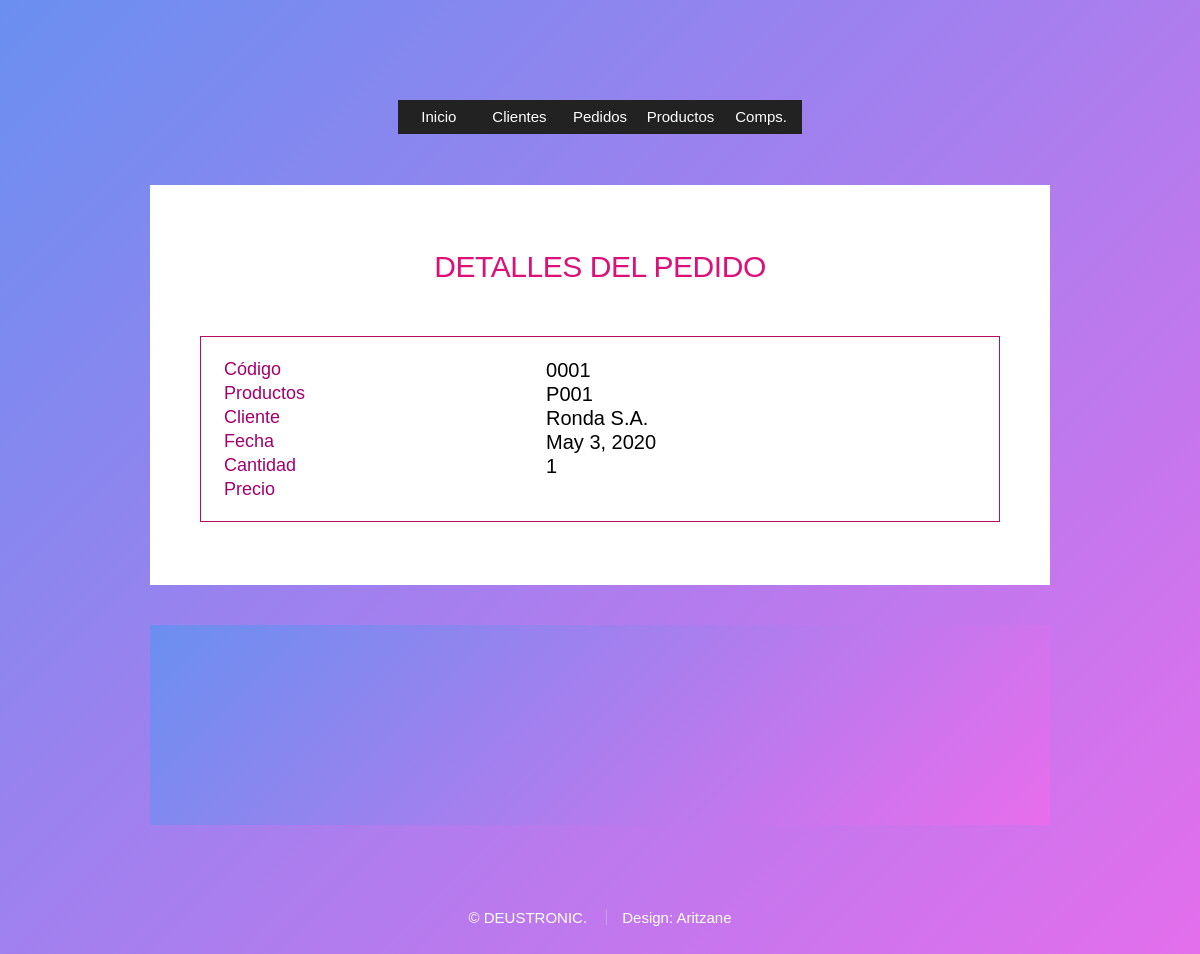
Before: /miApp/pedidos/5/ with the older database file.
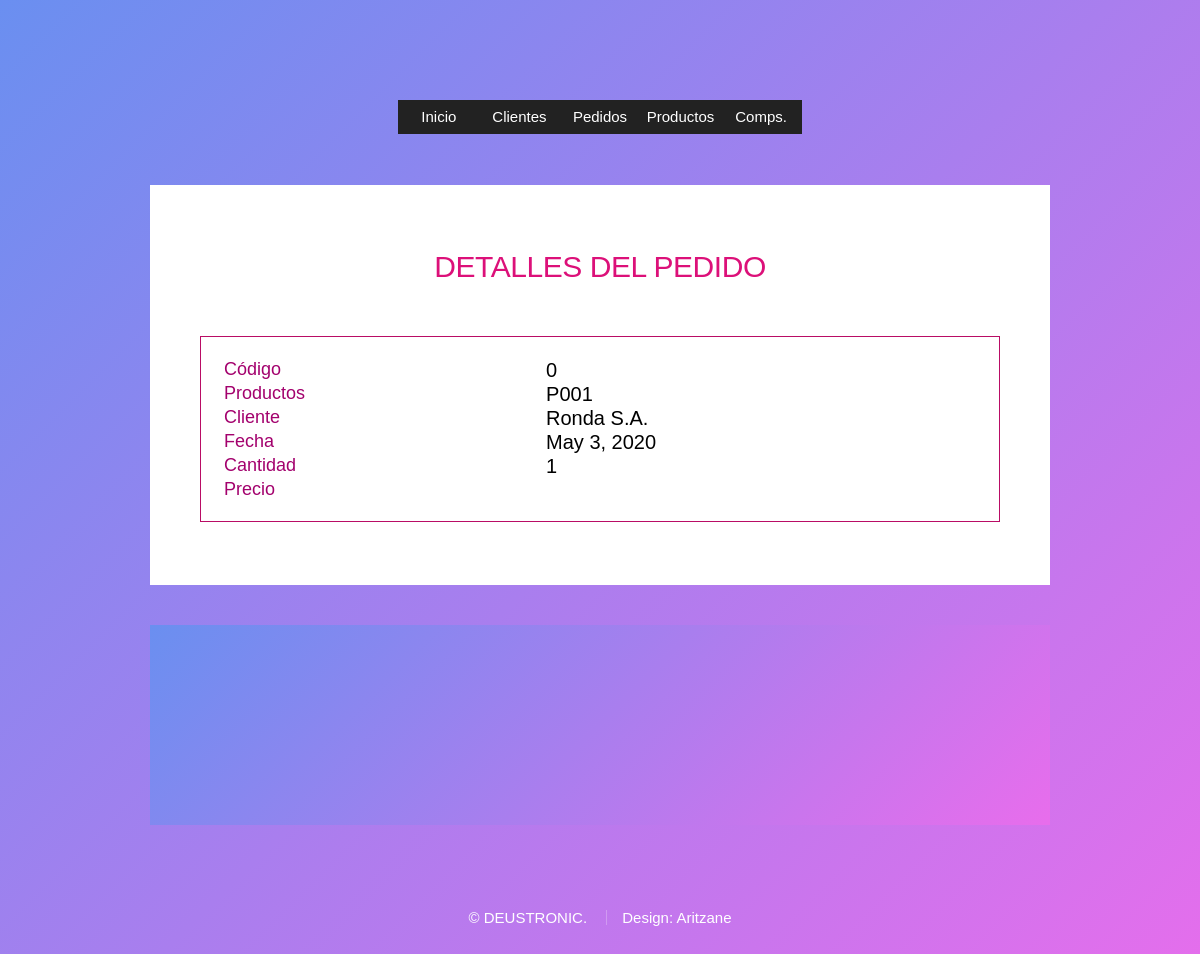
After: the same page with the newer database file.
### miApp/models.py (models this page shows, shortened)
class Pedido(models.Model):
    codigo = models.CharField(max_length=20)
    fecha = models.DateField()
    datos_cliente = models.ForeignKey(Cliente, on_delete= models.CASCADE)
    productos = models.ManyToManyField(Productos)
    cantidad = models.IntegerField()
    precio_total = models.IntegerField()

class Productos(models.Model):
    referencia = models.CharField(max_length=50)
    precio = models.IntegerField()
    nombre = models.CharField(max_length=30)
    descripcion = models.CharField(max_length=100)
    categoria = models.CharField(max_length=40) #DICCIONARIO DE CATEGORIAS(?
    tipo_componentes = models.ManyToManyField(Componente)

class Cliente (models.Model):
    CIF = models.CharField(max_length=9)
    empresa = models.CharField(max_length=30)
    telefono = models.IntegerField()

### miApp/views.py (the view)
# urls.py: path('pedidos/<int:pk>/', views.PedidoDetailView.as_view(), name='pedidodetalle'),
class PedidoDetailView(DetailView):
    model = Pedido
    template_name = 'pedido_detalle.html'
    def get_context_data(self, **kwargs):
        context = super(PedidoDetailView, self).get_context_data(**kwargs)
        context['titulo_pagina'] = 'Detalles del pedido'
        return context

### miApp/templates/pedido_detalle.html (shortened to what this page needs)
{% extends "base.html" %}
{% load static %}
{% block intro %}
  <table class="tabla">
                    <tr>
                        <th>Código</th>
                        <td>{{pedido.codigo}}</td>
                    </tr>
                    <tr>
                        <th>Productos</th>
                      {% for ped in object.productos.all %}
                    <td>{{ ped.referencia }}</td>
                            {% endfor %}
                    </tr>
                    <tr>
                        <th>Cliente</th>
                        <td>{{pedido.datos_cliente.empresa}}</td>
                    </tr>
                    <tr>
                        <th>Fecha</th>
                        <td>{{pedido.fecha}}</td>
                    </tr>
                    <tr>
                        <th>Cantidad</th>
                        <td>{{pedido.cantidad}}</td>
                    </tr>
                    <tr>
                        <th>Precio</th>
                        <td>{{pedido.precio}}</td>
                    </tr>
    </table>
{% endblock intro %}

### miApp/templates/base.html (shortened to what this page needs)
{% load static %}
<!DOCTYPE html>
<html lang="es">
<head>
</head>
<body class="is-preload">
			<div id="wrapper">
					<nav id="nav">
						<a href="http://127.0.0.1:8000/miApp/" ><span>Inicio</span></a>
						<a href="http://127.0.0.1:8000/miApp/clientes" ><span>Clientes</span></a>
						<a href="http://127.0.0.1:8000/miApp/pedidos" ><span>Pedidos</span></a>
						<a href="http://127.0.0.1:8000/miApp/productos" ><span>Productos</span></a>
						<a href="http://127.0.0.1:8000/miApp/componentes" ><span>Comps.</span></a>
					</nav>
				<div id="main">
							<article id="home" class="panel intro">
								<header>
									<h1 class="titulo">{{ titulo_pagina }}</h1>
									{% block intro %}{% endblock %}
					</header>
				</article>
							<article id="work" class="panel">
								<header>
									<h2 class="titulo">{{ titulo_form }}</h2>
								</header>
							</article>
						</div>
					<div id="footer">
						<ul class="copyright">
							<li>© DEUSTRONIC.</li>
							<li>Design: <a href="https://github.com/anesanchiz/RETO2">Aritzane</a></li>
						</ul>
					</div>
			</div>
	</body>
</html>

### miApp/templates/pedido_detalle.html (style rules this page uses)
.tabla { border: 1px solid #B90C65; padding: 20px; }
th { float: left; font-weight:bolder; color: #A3016D ; font-size: 18px; }
#main > #work { background: linear-gradient(135deg, #6A8FF0 0%, #E86DEC 100%); }

Changed rows visible on the page:
changed Pedido "Ronda S.A.": codigo "0001" → "0"
